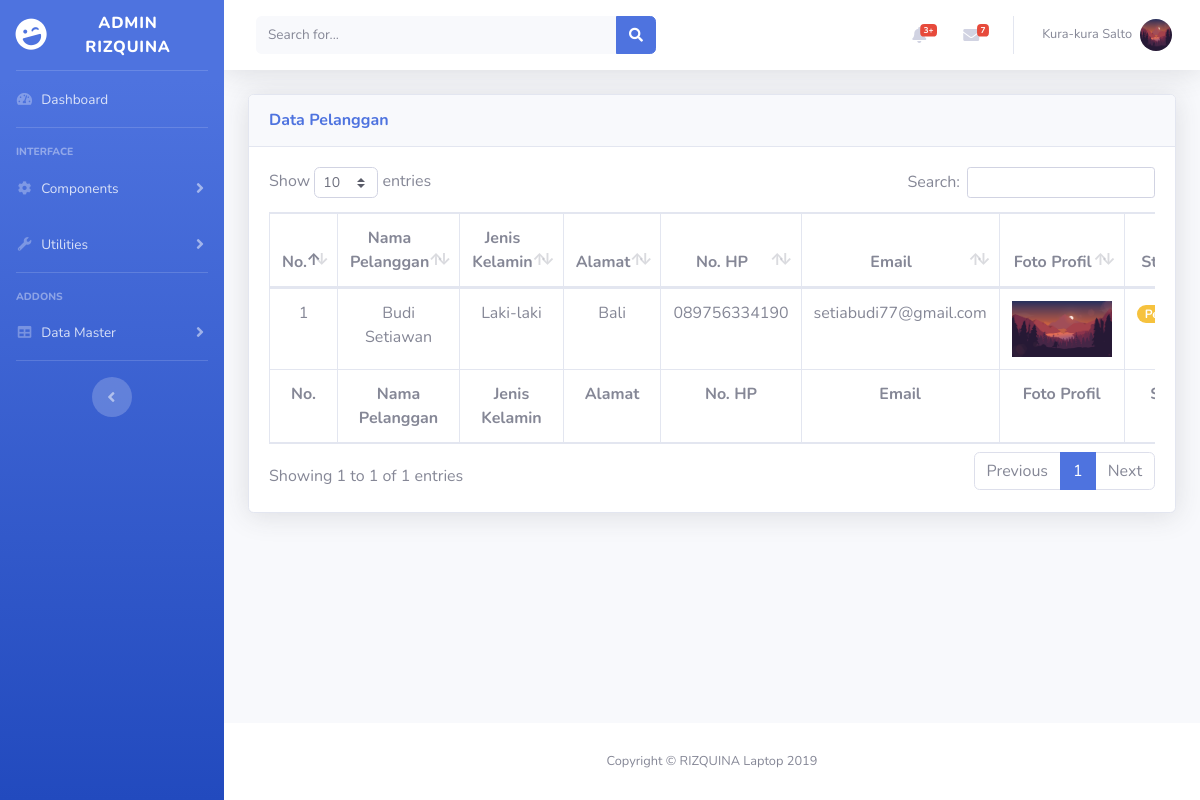
Screenshot of /data_pelanggan.php (signed in) with the database file from the repository.
### tables this page shows
CREATE TABLE `user` (
  `ID_USER` int(11) NOT NULL,
  `NAMA_USER` varchar(45) DEFAULT NULL,
  `JENIS_KELAMIN` enum('Laki-laki','Perempuan') NOT NULL,
  `ALAMAT_USER` varchar(50) DEFAULT NULL,
  `NO_HP_USER` varchar(13) DEFAULT NULL,
  `EMAIL_USER` varchar(30) DEFAULT NULL,
  `PASSWORD_USER` varchar(60) DEFAULT NULL,
  `FOTO_PROFIL_USER` varchar(30) DEFAULT NULL,
  `TOKEN_USER` varchar(20) DEFAULT NULL,
  `HAK_AKSES_USER` int(11) DEFAULT NULL,
  `TANGGAL_DAFTAR` date DEFAULT NULL,
  `STATUS_AKTIVASI` int(11) NOT NULL
);

### data_pelanggan.php (the view, shortened to what this page needs)
<?php
  require 'connection.php';
?>
<!DOCTYPE html>
<html lang="en">
<head>
  <link href="vendor/fontawesome-free/css/all.min.css" rel="stylesheet" type="text/css">
  <link href="css/sb-admin-2.min.css" rel="stylesheet">
  <link href="vendor/datatables/dataTables.bootstrap4.min.css" rel="stylesheet">
</head>
<body id="page-top">
  <div id="wrapper">
    <ul class="navbar-nav bg-gradient-primary sidebar sidebar-dark accordion" id="accordionSidebar">
      <a class="sidebar-brand d-flex align-items-center justify-content-center" href="index.php">
        <div class="sidebar-brand-icon rotate-n-15">
          <i class="fas fa-laugh-wink"></i>
        </div>
        <div class="sidebar-brand-text mx-3">Admin RIZQUINA</div>
      </a>
      <hr class="sidebar-divider my-0">
      <li class="nav-item">
        <a class="nav-link" href="index.php">
          <i class="fas fa-fw fa-tachometer-alt"></i>
          <span>Dashboard</span></a>
      </li>
      <hr class="sidebar-divider">
      <div class="sidebar-heading">
        Interface
      </div>
      <li class="nav-item">
        <a class="nav-link collapsed" href="#" data-toggle="collapse" data-target="#collapseTwo" aria-expanded="true" aria-controls="collapseTwo">
          <i class="fas fa-fw fa-cog"></i>
          <span>Components</span>
        </a>
      </li>
      <li class="nav-item">
        <a class="nav-link collapsed" href="#" data-toggle="collapse" data-target="#collapseUtilities" aria-expanded="true" aria-controls="collapseUtilities">
          <i class="fas fa-fw fa-wrench"></i>
          <span>Utilities</span>
        </a>
      </li>
      <hr class="sidebar-divider">
      <div class="sidebar-heading">
        Addons
      </div>
      <li class="nav-item">
        <a class="nav-link collapsed" href="#" data-toggle="collapse" data-target="#collapseTable" aria-expanded="true" aria-controls="collapseTable">
          <i class="fas fa-fw fa-table"></i>
          <span>Data Master</span>
        </a>
      </li>
      <hr class="sidebar-divider d-none d-md-block">
      <div class="text-center d-none d-md-inline">
        <button class="rounded-circle border-0" id="sidebarToggle"></button>
      </div>
    </ul>
    <div id="content-wrapper" class="d-flex flex-column">
      <div id="content">
        <nav class="navbar navbar-expand navbar-light bg-white topbar mb-4 static-top shadow">
          <form class="d-none d-sm-inline-block form-inline mr-auto ml-md-3 my-2 my-md-0 mw-100 navbar-search">
            <div class="input-group">
              <input type="text" class="form-control bg-light border-0 small" placeholder="Search for..." aria-label="Search" aria-describedby="basic-addon2">
              <div class="input-group-append">
                <button class="btn btn-primary" type="button">
                  <i class="fas fa-search fa-sm"></i>
                </button>
              </div>
            </div>
          </form>
          <ul class="navbar-nav ml-auto">
            <li class="nav-item dropdown no-arrow mx-1">
              <a class="nav-link dropdown-toggle" href="#" id="alertsDropdown" role="button" data-toggle="dropdown" aria-haspopup="true" aria-expanded="false">
                <i class="fas fa-bell fa-fw"></i>
                <span class="badge badge-danger badge-counter">3+</span>
              </a>
            </li>
            <li class="nav-item dropdown no-arrow mx-1">
              <a class="nav-link dropdown-toggle" href="#" id="messagesDropdown" role="button" data-toggle="dropdown" aria-haspopup="true" aria-expanded="false">
                <i class="fas fa-envelope fa-fw"></i>
                <span class="badge badge-danger badge-counter">7</span>
              </a>
            </li>
            <?php if(!isset($_SESSION["login"])) { ?>
            <li class="nav-item dropdown no-arrow">
              <a class="nav-link dropdown-toggle" href="#" id="userDropdown" role="button" data-toggle="dropdown" aria-haspopup="true" aria-expanded="false">
                <span class="mr-2 d-none d-lg-inline text-gray-600 small">User</span>
                <img class="img-profile rounded-circle" src="https://source.unsplash.com/QAB-WJcbgJk/60x60">
              </a>
              <div class="dropdown-menu dropdown-menu-right shadow animated--grow-in" aria-labelledby="userDropdown">
                <a class="dropdown-item" href="login.php">
                  <i class="fas fa-sign-in-alt fa-sm fa-fw mr-2 text-gray-400"></i>
                  Login
                </a>
              </div>
            </li>
            <?php } else { ?>
              <li class="nav-item dropdown no-arrow">
              <a class="nav-link dropdown-toggle" href="#" id="userDropdown" role="button" data-toggle="dropdown" aria-haspopup="true" aria-expanded="false">
                <span class="mr-2 d-none d-lg-inline text-gray-600 small"><?= $_SESSION["NAMA_USER"]; ?></span>
                <img class="img-profile rounded-circle" src="img/<?= $_SESSION["FOTO_PROFIL_USER"]; ?>">
              </a>
            </li>
            <?php } ?>
          </ul>
        </nav>
        <div class="container-fluid">
          <div class="card shadow mb-4">
            <div class="card-header py-3">
              <h6 class="m-0 font-weight-bold text-primary">Data Pelanggan</h6>
          </div>
            <div class="card-body">
              <div class="table-responsive">
                <table class="table table-bordered" id="dataTable" width="100%" cellspacing="0">
                  <thead>
                    <tr>
                        <th class="text-center">No.</th>
                        <th class="text-center">Nama Pelanggan</th>
                        <th class="text-center">Jenis Kelamin</th>
                        <th class="text-center">Alamat</th>
                        <th class="text-center">No. HP</th>
                        <th class="text-center">Email</th>
                        <th class="text-center">Foto Profil</th>
                        <th class="text-center">Status</th>
                    </tr>
                  </thead>
                  <tfoot>
                    <tr>
                        <th class="text-center">No.</th>
                        <th class="text-center">Nama Pelanggan</th>
                        <th class="text-center">Jenis Kelamin</th>
                        <th class="text-center">Alamat</th>
                        <th class="text-center">No. HP</th>
                        <th class="text-center">Email</th>
                        <th class="text-center">Foto Profil</th>
                        <th class="text-center">Status</th>
                    </tr>
                  </tfoot>
                  <tbody>
                    <?php $i = 1;?>
                    <?php
                      $sql = mysqli_query($conn, "SELECT * FROM user WHERE HAK_AKSES_USER = 2");
                      while($row = mysqli_fetch_assoc($sql)) {
                    ?>
                    <tr>
                        <td class="text-center"><?= $i; ?></td>
                        <td class="text-center"><?= $row["NAMA_USER"]; ?></td>
                        <td class="text-center"><?= $row["JENIS_KELAMIN"]; ?></td>
                        <td class="text-center"><?= $row["ALAMAT_USER"]; ?></td>
                        <td class="text-center"><?= $row["NO_HP_USER"]; ?></td>
                        <td class="text-center"><?= $row["EMAIL_USER"]; ?></td>
                        <td class="text-center"><img src="img/<?= $row["FOTO_PROFIL_USER"]; ?>" alt="foto profil" width="100"></td>
                        <?php $hak_akses = $row["HAK_AKSES_USER"];?>
                        <td class="text-center"><?php if($hak_akses == 2) {
                          echo '<span class="badge badge-pill badge-warning px-2">Pelanggan</span>';
                        }?></td>
                    </tr>
                    <?php $i++; ?>
                    <?php } ?>
                  </tbody>
                </table>
              </div>
            </div>
          </div>
        </div>
      </div>
      <footer class="sticky-footer bg-white">
        <div class="container my-auto">
          <div class="copyright text-center my-auto">
            <span>Copyright &copy; RIZQUINA Laptop 2019</span>
          </div>
        </div>
      </footer>
    </div>
  </div>
</body>
</html>

### rows the page displays
user: NAMA_USER "Budi Setiawan", JENIS_KELAMIN "Laki-laki", ALAMAT_USER "Bali", NO_HP_USER "089756334190", EMAIL_USER "setiabudi77@gmail.com", FOTO_PROFIL_USER (picture), HAK_AKSES_USER "Pelanggan"

### other values shown
$_SESSION["NAMA_USER"] "Kura-kura Salto"
